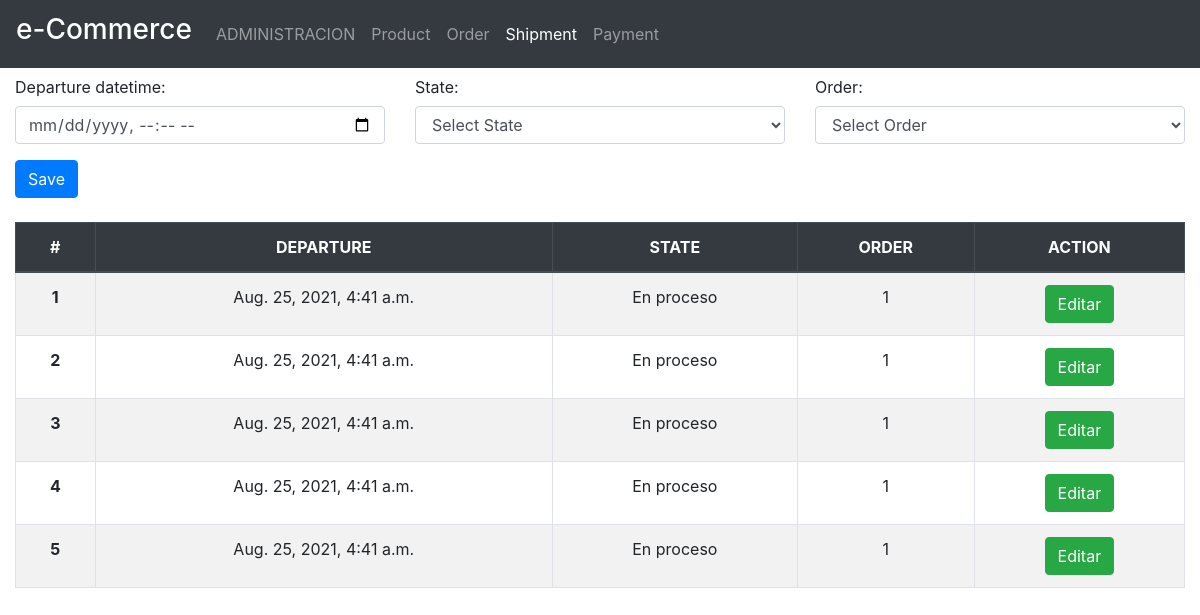
Before: /shipment/ with the older database file.
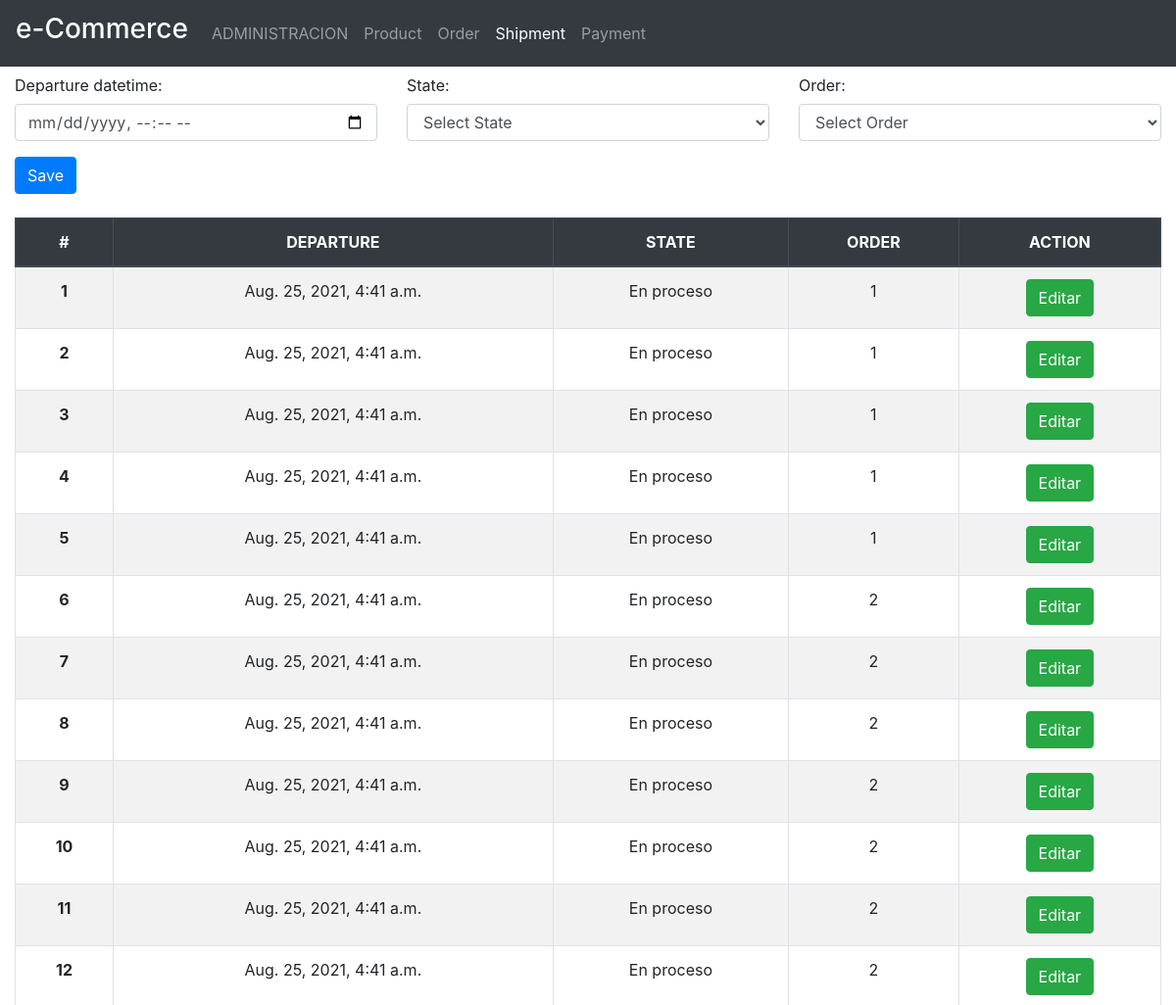
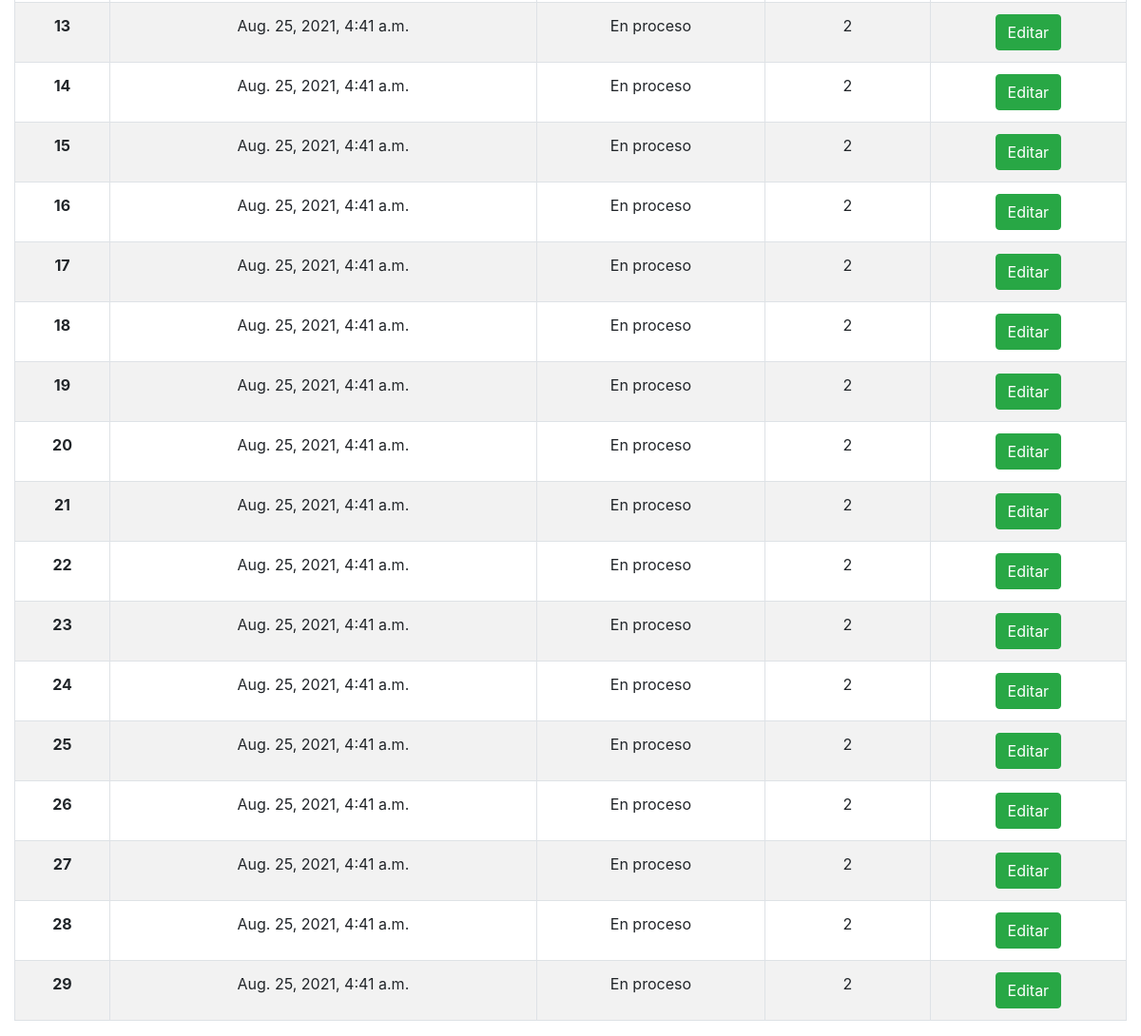
After: the same page with the newer database file (2 pictures, top to bottom).
### shippingmanagement/models.py (models this page shows, shortened)
class Shipment(models.Model):
    id = models.AutoField(primary_key = True)
    departure_datetime = models.DateTimeField(max_length=50)
    state = models.ForeignKey(StateShipment, blank=False, on_delete=models.CASCADE)
    order = models.ForeignKey(Order, blank=False, on_delete=models.CASCADE)

### principal/models.py (models this page shows)
class StateShipment(models.Model):
    id = models.AutoField(primary_key = True)
    name = models.CharField(max_length=50)
    description = models.CharField(max_length=50)
    def __str__(self):
        return (self.name)

### ordermanagement/models.py (models this page shows, shortened)
class Order(models.Model):
    id = models.AutoField(primary_key = True)
    state = models.ForeignKey(StateOrder, blank=False, on_delete=models.CASCADE)
    payment_method = models.ForeignKey(PaymentMethod, blank=False, on_delete=models.CASCADE)
    shipment_address = models.CharField(max_length=50)
    amount = models.FloatField()
    pending_amount = models.FloatField(blank=True,null=True)
    orderproducts = models.ManyToManyField(Product, through='OrderProduct')
    user = models.ForeignKey(User, blank=False, on_delete=models.CASCADE)
    datetime_created = models.DateTimeField('Fecha de creación de la orden',auto_now= False, auto_now_add = True)
    datetime_updated = models.DateTimeField('Fecha de actualización de la orden',auto_now= True, auto_now_add = False)
    def __str__(self):
        return (str(self.id))

### shippingmanagement/views.py (the view)
# urls.py: path('shipment/', ShipmentFormView, name='shipment'),
def ShipmentFormView(request):
    template = loader.get_template('Shipment.html')
    context ={}
    if request.method == 'POST':
        form = ShipmentForm(request.POST)
        if ('state' in request.POST) or ('order' in request.POST):
            form.save()
            return HttpResponseRedirect('/shipment/')
        elif 'delete' in request.POST:
            data=json.loads(request.POST['delete'])
            if data:
                id = data['id']
                print(id)
                Shipment.objects.filter(id=id).delete()
        elif 'editar' in request.POST:
            data=json.loads(request.POST['editar'])
            id = data['id']
            fields = data['detalleArray']
            print('editar',fields)
            print(request.user.id)
            orderShipment = fields['orderShipment']
            shipment_address = fields['shipment_address']
            Order.objects.filter(id=orderShipment).update(shipment_address=shipment_address)
        else:
            return HttpResponseRedirect('/Error/')
    else:
            form = ShipmentForm()
            context ={'form': form,
            'shipments': Shipment.objects.all(),
            'states':StateShipment.objects.all(),
            'stateorders':StateOrder.objects.all(),
            'paymentmethods':PaymentMethod.objects.all(),
            'orders':Order.objects.all()
            }
    return HttpResponse(template.render(context, request))

### shippingmanagement/forms.py
class ShipmentForm(forms.ModelForm):
    class Meta:
        model = Shipment
        fields = [
        'departure_datetime',
        'state',
        'order'
        ]
        widgets = {
            'departure_datetime': forms.DateInput(attrs={'class':'form-control', 'type':'datetime-local'}),
            'state' : forms.Select(attrs={'class':'form-control'}),
            'order' : forms.Select(attrs={'class':'form-control'}),
        }

### shippingmanagement/templates/shipment.html (shortened to what this page needs)
{% extends 'base.html' %}
{% block clase2 %}active{% endblock %}
{% block content %}
<div class="container-fluid">
        <form action="/shipment/" method="POST" enctype="multipart/form-data">{% csrf_token %}
            <div class="row ">
                <div class="form-group col-md-4">
                    <label for="desde-text" class="col-form-label">Departure datetime:</label>
                    {{form.departure_datetime}}
                </div>
                <div class="form-group col-md-4">
                    <label for="desde-text" class="col-form-label">State:</label>
                    <select class="form-control" name="state" >
                        <option value="0">Select State</option>
                    </select>
                </div>
                <div class="form-group col-md-4">
                    <label for="desde-text" class="col-form-label">Order:</label>
                    <select class="form-control" name="order" >
                        <option value="0">Select Order</option>
                    </select>
                </div>
            </div>
            <Button class="btn btn-primary" type="submit">Save</Button>
        </form>
        <div>
            <br>
            <table id="myTable" class="table table-hover table-striped  table-bordered text-center ancho">
                <thead class="thead-dark">
                    <tr>
                        <th scope="col">#</th>
                        <th scope="col">DEPARTURE</th>
                        <th scope="col">STATE</th>
                        <th scope="col">ORDER</th>
                        <th scope="col">ACTION</th>
                    </tr>
                </thead>
                <tbody>
                    {% for s in shipments %}
                    <tr>
                        <th>{{ forloop.counter }}</th>
                        <td>{{ s.departure_datetime }}</td>
                        <td>{{ s.state }}</td>
                        <td>{{ s.order.id }}</td>
                        <td><button type="button" class="btn btn-success " onclick="modalEditar(`{{s.id}}`)">Editar</button>
                        </td>
                        </tr>
                    {% endfor %}
                </tbody>
            </table>
        </div>
</div>
{% endblock %}

### ordermanagement/templates/base.html (shortened to what this page needs)
<!DOCTYPE html>
{% load static %}
<html lang="en">
    <head>
        <link rel="stylesheet" type="text/css" href="https://cdn.datatables.net/v/dt/dt-1.10.21/datatables.min.css"/>
    {% load bootstrap4 %}
    {% bootstrap_css %}
    </head>
<body>
    <nav class="navbar navbar-expand-lg navbar-dark bg-dark" style="background-color: #e3f2fd;">
        <a class="navbar-brand" href="#"><h3>e-Commerce</h3></a>
        <div class="collapse navbar-collapse" id="navbarNavDropdown">
          <ul class="navbar-nav">
            <li class="nav-item {% block brigadas %}{% endblock %}">
              <a class="nav-link" href="../admin/">ADMINISTRACION</a>
            </li>
            <li class="nav-item {% block clase %}{% endblock %}">
              <a class="nav-link" href="../product/">Product</a>
            </li>
            <li class="nav-item {% block clase1 %}{% endblock %}">
              <a class="nav-link" href="../order/">Order</a>
            </li>
            <li class="nav-item {% block clase2 %}{% endblock %}">
                <a class="nav-link" href="../shipment/">Shipment</a>
              </li>
            <li class="nav-item {% block clase3 %}{% endblock %}">
                <a class="nav-link" href="../payment/">Payment</a>
            </li>
          </ul>
        </div>
      </nav>
      {% block content %}   {% endblock %}
</body>
</html>

Changed rows visible on the page:
added Shipment: departure_datetime "Aug. 25, 2021, 4:41 a.m.", state "En proceso", order.id "2"
added Shipment: departure_datetime "Aug. 25, 2021, 4:41 a.m.", state "En proceso", order.id "2"
added Shipment: departure_datetime "Aug. 25, 2021, 4:41 a.m.", state "En proceso", order.id "2"
added Shipment: departure_datetime "Aug. 25, 2021, 4:41 a.m.", state "En proceso", order.id "2"
added Shipment: departure_datetime "Aug. 25, 2021, 4:41 a.m.", state "En proceso", order.id "2"
added Shipment: departure_datetime "Aug. 25, 2021, 4:41 a.m.", state "En proceso", order.id "2"
added Shipment: departure_datetime "Aug. 25, 2021, 4:41 a.m.", state "En proceso", order.id "2"
added Shipment: departure_datetime "Aug. 25, 2021, 4:41 a.m.", state "En proceso", order.id "2"
added Shipment: departure_datetime "Aug. 25, 2021, 4:41 a.m.", state "En proceso", order.id "2"
added Shipment: departure_datetime "Aug. 25, 2021, 4:41 a.m.", state "En proceso", order.id "2"
added Shipment: departure_datetime "Aug. 25, 2021, 4:41 a.m.", state "En proceso", order.id "2"
added Shipment: departure_datetime "Aug. 25, 2021, 4:41 a.m.", state "En proceso", order.id "2"
added Shipment: departure_datetime "Aug. 25, 2021, 4:41 a.m.", state "En proceso", order.id "2"
added Shipment: departure_datetime "Aug. 25, 2021, 4:41 a.m.", state "En proceso", order.id "2"
added Shipment: departure_datetime "Aug. 25, 2021, 4:41 a.m.", state "En proceso", order.id "2"
added Shipment: departure_datetime "Aug. 25, 2021, 4:41 a.m.", state "En proceso", order.id "2"
added Shipment: departure_datetime "Aug. 25, 2021, 4:41 a.m.", state "En proceso", order.id "2"
added Shipment: departure_datetime "Aug. 25, 2021, 4:41 a.m.", state "En proceso", order.id "2"
added Shipment: departure_datetime "Aug. 25, 2021, 4:41 a.m.", state "En proceso", order.id "2"
added Shipment: departure_datetime "Aug. 25, 2021, 4:41 a.m.", state "En proceso", order.id "2"
added Shipment: departure_datetime "Aug. 25, 2021, 4:41 a.m.", state "En proceso", order.id "2"
added Shipment: departure_datetime "Aug. 25, 2021, 4:41 a.m.", state "En proceso", order.id "2"
added Shipment: departure_datetime "Aug. 25, 2021, 4:41 a.m.", state "En proceso", order.id "2"
added Shipment: departure_datetime "Aug. 25, 2021, 4:41 a.m.", state "En proceso", order.id "2"
